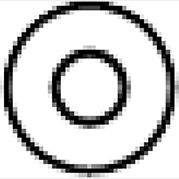
%> input picture 05-images/img/Picture2.png, 179 x 179 px, given in place of Picture1.png, which was not available
$ octave program5.m   (GNU Octave 9; MATLAB toolbox functions it lacks are replaced by stand-ins)
%> lines starting %> are read from the running program, lines starting %| are printed output that depends on the picture; pictures that were not available may be replaced by others from this repository, and a replacement may not be noted
% //////////// СОЗДАНИЕ ШУМА РЭЛЕЯ ////////////

ImgZero = zeros(800,800); % генерация массива из нулей
Image = im2uint8(ImgZero); % создание пустого 8bit-изображения
R = (-log(1 - rand(800, 800))).^0.5; % генерация шума Рэлея
Noise = im2double(Image); % создание массива для изображения
Noise = Noise + R; % слияние изображения с шумом Рэлея
Noise = im2uint8(Noise); % возврат изображения к типу 8-bit

% создание рабочего окна и его настройка
figure('Name','Гистограмма шума Рэлея', 'NumberTitle','off');
ImgHist = histogram(Noise); % реализация гистограммы шума Рэлея
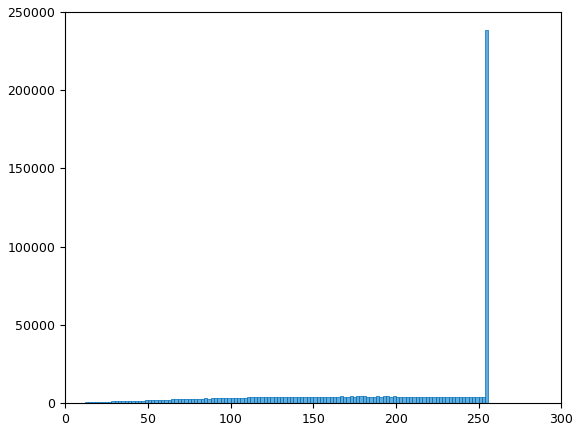
%> figure redrawn from the program's plot data; tallest bar 238390 high, from x = 254 to 256

% //////////// РАБОТА С ДИРЕКТОРИЙ ПРОЕКТА ////////////

Direct = ('Lab5'); % создание директории для этого проекта
if ~exist(Direct)
    mkdir(Direct);
end;
cd(Direct); % сохранение директории, если проверка удачна
saveas(ImgHist, 'HistogramNoise', 'png'); % запись гистограммы в файл

% //////////// ПРЕОБРАЗОВАНИЯ С ОДНОЙ ФИГУРОЙ ////////////

% создание переменной для нового изображения и занесение в неё шума
ImgNoise = Noise;
% извлечение из папки певого фигуры
Obj1 = im2double(imread('Picture1.png'));
%> Obj1: size 179x179x3 double; min 0, max 1, mean 0.808
for i = 1:size(Obj1, 1)
    for j = 1:size(Obj1, 2)
        if (Obj1(i,j) < 1)
            % в ходе вложенного цикла наносим фигуру на изображение
            ImgNoise(i+310, j+310) = Obj1(i,j);
        end;
    end;
end;
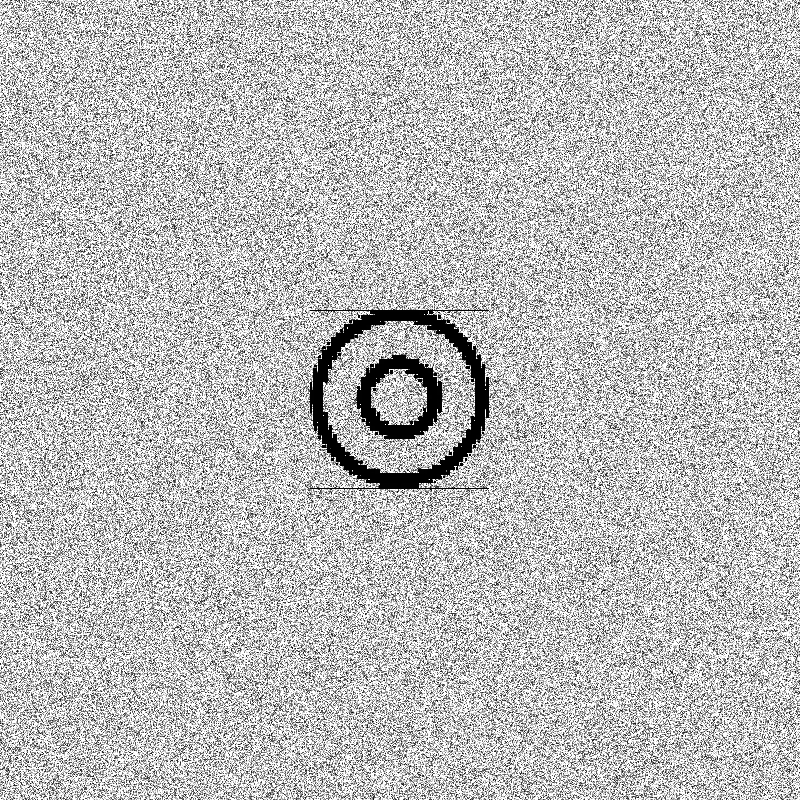
%> ImgNoise: size 800x800 uint8; min 0, max 255, mean 187.3
imwrite(ImgNoise, 'ImgNoise.png');

ImgNoiseX2 = Noise; % копирование шума на новое изображение
Obj1X2 = imresize(Obj1, 2); % увеличение фигуры в 2 раза
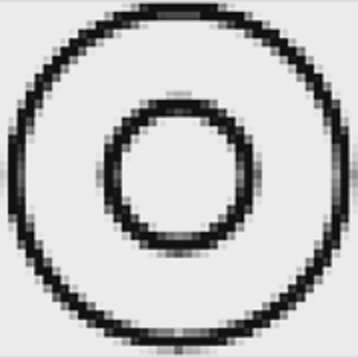
%> Obj1X2: size 358x358x3 double; min -0.0848, max 1.09, mean 0.808; drawn with min black and max white
for i = 1:size(Obj1X2, 1)
    for j = 1:size(Obj1X2, 2)
        if (Obj1X2(i,j) < 1)
            % в ходе вложенного цикла наносим фигуру на изображение
            ImgNoiseX2(i+230, j+230) = Obj1X2(i,j);
        end;
    end;
end;
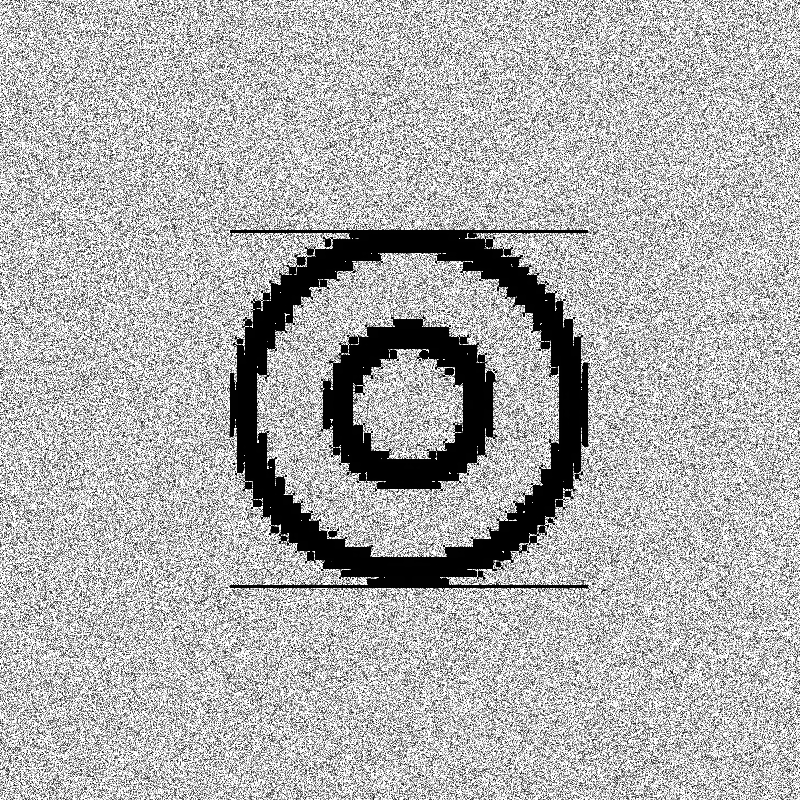
%> ImgNoiseX2: size 800x800 uint8; min 0, max 255, mean 176.5
imwrite(ImgNoiseX2, 'ImgNoiseX2.png'); % запись результат в файл

ImgNoiseHalf = Noise; % копирование шума на новое изображение
Obj1Half = imresize(Obj1, 0.5); % уменьшение фигуры в 2 раза
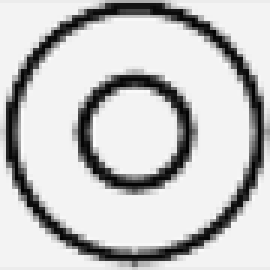
%> Obj1Half: size 90x90x3 double (shown 3 times larger); min -0.0548, max 1.05, mean 0.808; drawn with min black and max white
for i = 1:size(Obj1Half, 1)
    for j = 1:size(Obj1Half, 2)
        if (Obj1Half(i,j) < 1)
            % в ходе вложенного цикла наносим фигуру на изображение
            ImgNoiseHalf(i+355, j+355) = Obj1Half(i,j);
        end;
    end;
end;
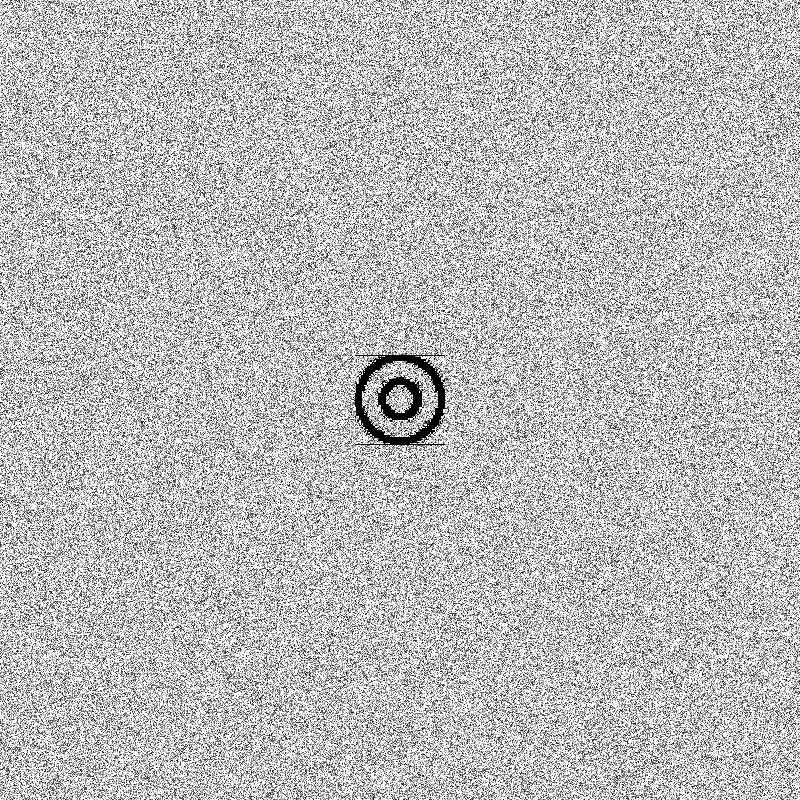
%> ImgNoiseHalf: size 800x800 uint8; min 0, max 255, mean 189.5
imwrite(ImgNoiseHalf, 'ImgNoiseHalf.png');  % запись результат в файл

% //////////// ПРЕОБРАЗОВАНИЯ С ДВУМЯ ФИГУРАМИ ////////////

ImjNoiseDouble = Noise; % копирование шума на новое изображение
Obj2 = im2double(imread('Picture2.png')); % извлечение из файла второй фигуры
for i = 1:size(Obj2, 1)
    for j = 1:size(Obj2, 2)
        if (Obj2(i,j) < 1)
            % в ходе вложенного цикла наносим фигуру на изображение
            ImjNoiseDouble(i+15, j+15) = Obj2(i,j);
        end;
    end;
end;
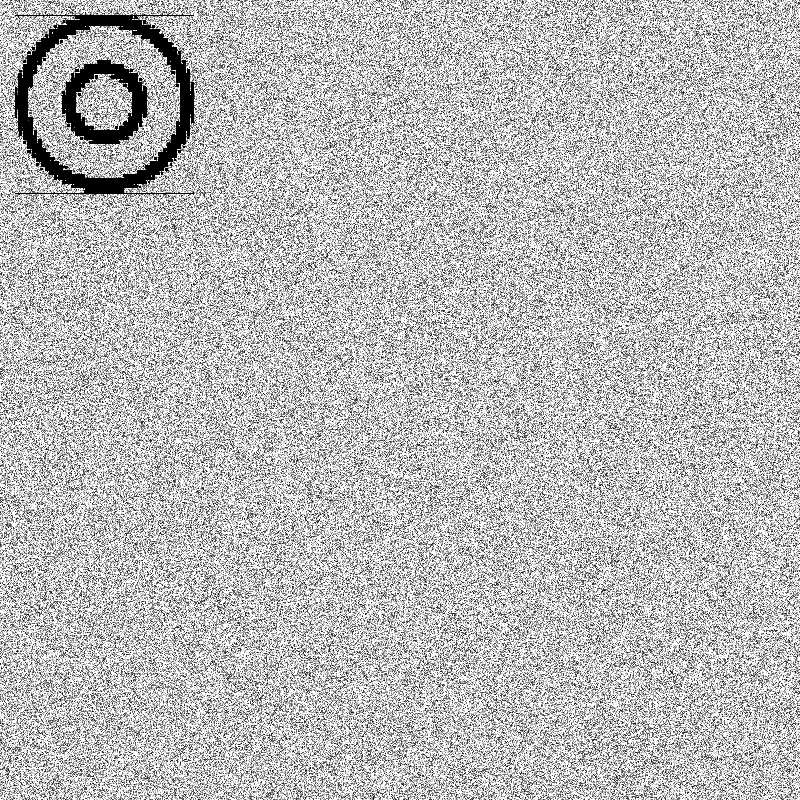
%> ImjNoiseDouble: size 800x800 uint8; min 0, max 255, mean 187.3; mean of the top-left, top-right, bottom-left and bottom-right quarters 177.8, 190.7, 190.3, 190.6
%> (the run ends here)
